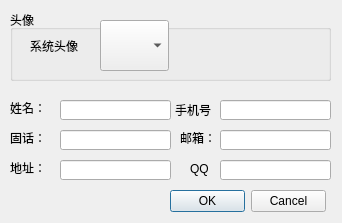
<?xml version="1.0" encoding="UTF-8"?>
<ui version="4.0">
 <class>Dialog</class>
 <widget class="QDialog" name="Dialog">
  <property name="geometry">
   <rect>
    <x>0</x>
    <y>0</y>
    <width>342</width>
    <height>223</height>
   </rect>
  </property>
  <property name="windowTitle">
   <string>个人资料设置</string>
  </property>
  <widget class="QDialogButtonBox" name="buttonBox">
   <property name="geometry">
    <rect>
     <x>170</x>
     <y>190</y>
     <width>156</width>
     <height>23</height>
    </rect>
   </property>
   <property name="orientation">
    <enum>Qt::Horizontal</enum>
   </property>
   <property name="standardButtons">
    <set>QDialogButtonBox::Cancel|QDialogButtonBox::Ok</set>
   </property>
  </widget>
  <widget class="QLabel" name="label">
   <property name="geometry">
    <rect>
     <x>10</x>
     <y>100</y>
     <width>36</width>
     <height>16</height>
    </rect>
   </property>
   <property name="text">
    <string>姓名：</string>
   </property>
  </widget>
  <widget class="QLineEdit" name="NamelineEdit">
   <property name="geometry">
    <rect>
     <x>60</x>
     <y>100</y>
     <width>111</width>
     <height>20</height>
    </rect>
   </property>
   <property name="maxLength">
    <number>22</number>
   </property>
  </widget>
  <widget class="QGroupBox" name="groupBox">
   <property name="geometry">
    <rect>
     <x>10</x>
     <y>10</y>
     <width>321</width>
     <height>71</height>
    </rect>
   </property>
   <property name="title">
    <string>头像</string>
   </property>
   <widget class="QLabel" name="label_2">
    <property name="geometry">
     <rect>
      <x>20</x>
      <y>20</y>
      <width>71</width>
      <height>31</height>
     </rect>
    </property>
    <property name="text">
     <string>系统头像</string>
    </property>
   </widget>
   <widget class="QComboBox" name="HeaderImageComboBox">
    <property name="geometry">
     <rect>
      <x>90</x>
      <y>10</y>
      <width>69</width>
      <height>51</height>
     </rect>
    </property>
   </widget>
  </widget>
  <widget class="QLabel" name="label_4">
   <property name="geometry">
    <rect>
     <x>175</x>
     <y>100</y>
     <width>41</width>
     <height>20</height>
    </rect>
   </property>
   <property name="text">
    <string>手机号：</string>
   </property>
  </widget>
  <widget class="QLabel" name="label_5">
   <property name="geometry">
    <rect>
     <x>10</x>
     <y>130</y>
     <width>41</width>
     <height>16</height>
    </rect>
   </property>
   <property name="text">
    <string>固话：</string>
   </property>
  </widget>
  <widget class="QLabel" name="label_6">
   <property name="geometry">
    <rect>
     <x>180</x>
     <y>130</y>
     <width>36</width>
     <height>16</height>
    </rect>
   </property>
   <property name="text">
    <string>邮箱：</string>
   </property>
  </widget>
  <widget class="QLabel" name="label_7">
   <property name="geometry">
    <rect>
     <x>10</x>
     <y>160</y>
     <width>36</width>
     <height>16</height>
    </rect>
   </property>
   <property name="text">
    <string>地址：</string>
   </property>
  </widget>
  <widget class="QLabel" name="label_8">
   <property name="geometry">
    <rect>
     <x>190</x>
     <y>160</y>
     <width>21</width>
     <height>16</height>
    </rect>
   </property>
   <property name="text">
    <string>QQ：</string>
   </property>
  </widget>
  <widget class="QLineEdit" name="MobilelineEdit">
   <property name="geometry">
    <rect>
     <x>220</x>
     <y>100</y>
     <width>111</width>
     <height>20</height>
    </rect>
   </property>
   <property name="maxLength">
    <number>18</number>
   </property>
  </widget>
  <widget class="QLineEdit" name="PhonelineEdit">
   <property name="geometry">
    <rect>
     <x>60</x>
     <y>130</y>
     <width>111</width>
     <height>20</height>
    </rect>
   </property>
   <property name="maxLength">
    <number>14</number>
   </property>
  </widget>
  <widget class="QLineEdit" name="EMaillineEdit">
   <property name="geometry">
    <rect>
     <x>220</x>
     <y>130</y>
     <width>111</width>
     <height>20</height>
    </rect>
   </property>
   <property name="maxLength">
    <number>99</number>
   </property>
  </widget>
  <widget class="QLineEdit" name="AddresslineEdit">
   <property name="geometry">
    <rect>
     <x>60</x>
     <y>160</y>
     <width>111</width>
     <height>20</height>
    </rect>
   </property>
   <property name="maxLength">
    <number>500</number>
   </property>
  </widget>
  <widget class="QLineEdit" name="QQlineEdit">
   <property name="geometry">
    <rect>
     <x>220</x>
     <y>160</y>
     <width>111</width>
     <height>20</height>
    </rect>
   </property>
   <property name="maxLength">
    <number>17</number>
   </property>
  </widget>
 </widget>
 <resources/>
 <connections>
  <connection>
   <sender>buttonBox</sender>
   <signal>accepted()</signal>
   <receiver>Dialog</receiver>
   <slot>accept()</slot>
   <hints>
    <hint type="sourcelabel">
     <x>248</x>
     <y>254</y>
    </hint>
    <hint type="destinationlabel">
     <x>157</x>
     <y>274</y>
    </hint>
   </hints>
  </connection>
  <connection>
   <sender>buttonBox</sender>
   <signal>rejected()</signal>
   <receiver>Dialog</receiver>
   <slot>reject()</slot>
   <hints>
    <hint type="sourcelabel">
     <x>316</x>
     <y>260</y>
    </hint>
    <hint type="destinationlabel">
     <x>286</x>
     <y>274</y>
    </hint>
   </hints>
  </connection>
 </connections>
</ui>
